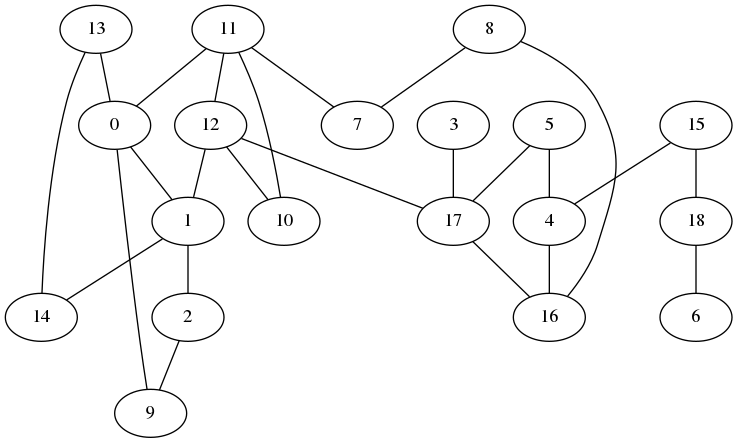

Reproduce this figure in Python.
import networkx as nx

import pydot

if __name__ == '__main__':
    G = nx.read_gml('Aarnet.gml')

    sorted_nodes = sorted(G.nodes(0))
    graph = pydot.Dot(graph_type='graph')
    for e in G.edges():
        edge = pydot.Edge(sorted_nodes.index(e[0]), sorted_nodes.index(e[1]))
        graph.add_edge(edge)

    graph.write_png('yorick-deboer-transform.png')
